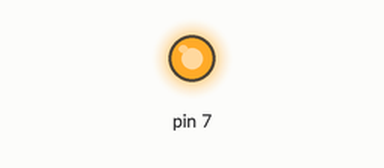
This sketch was run on a simulated Arduino Uno, built with avr-gcc and run on an emulated ATmega328P. On the bench: output pins drawn as LEDs (lit = HIGH).

Above: at 2.3 s.
At 8.35 s:
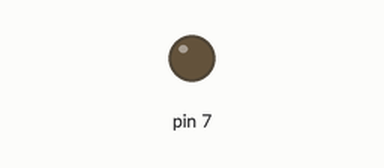
Timing chart, 0 to 8.7 s (numbered marks = the images above):
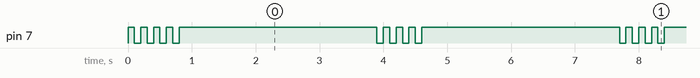

Measured:
- by itself, pin 7: repeats every 3.8 s: 3 × (LOW 0.10 s, HIGH 0.10 s), LOW 0.10 s, HIGH 3.1 s
- by itself, everything shown: repeats every 3.8 s, in 8 steps

The sketch:

LED_Blink_Project.ino
```cpp
// the setup function runs once when you press reset or power the board
void setup() {
  // initialize digital pin LED_BUILTIN as an output.
  pinMode(7, OUTPUT);
}

// the loop function runs over and over again forever
void loop() {
  digitalWrite(7, HIGH);   // turn the LED on (HIGH is the voltage level)
  delay(100);                       // wait for 100 MS
  digitalWrite(7, LOW);    // turn the LED off by making the voltage LOW
  delay(100);
  digitalWrite(7, HIGH);   // turn the LED on (HIGH is the voltage level)
  delay(100);                       // wait for 100 MS
  digitalWrite(7, LOW);    // turn the LED off by making the voltage LOW
  delay(100);
  digitalWrite(7, HIGH);   // turn the LED on (HIGH is the voltage level)
  delay(100);                       // wait for 100 MS
  digitalWrite(7, LOW);    // turn the LED off by making the voltage LOW
  delay(100);
  digitalWrite(7, HIGH);   // turn the LED on (HIGH is the voltage level)
  delay(100);                       // wait for 100 MS
  digitalWrite(7, LOW);    // turn the LED off by making the voltage LOW
  delay(100);
  digitalWrite( 7, HIGH);  // Turn the LED on by makeing the voltage high
  delay(3000);             // wait for 3 seconds

}
```
